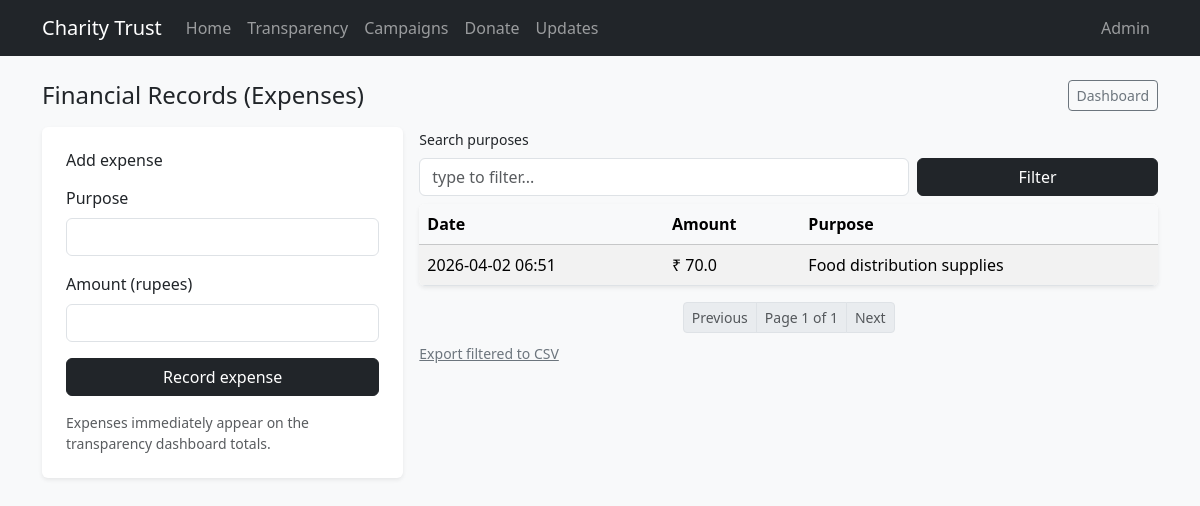
The page /admin/expenses (signed in) on the database its author committed.
### app/models.py (models this page shows)
class Base(DeclarativeBase):
    pass

class Transaction(Base):
    __tablename__ = "transactions"
    id: Mapped[int] = mapped_column(Integer, primary_key=True)
    type: Mapped[str] = mapped_column(String(16), nullable=False, index=True)  # income/expense
    amount_cents: Mapped[int] = mapped_column(Integer, nullable=False)
    purpose: Mapped[str] = mapped_column(String(300), nullable=False)
    campaign_id: Mapped[int] = mapped_column(ForeignKey("campaigns.id"), nullable=True, index=True)
    donation_id: Mapped[int] = mapped_column(ForeignKey("donations.id"), nullable=True, index=True)
    created_at: Mapped[datetime] = mapped_column(DateTime(timezone=True), default=datetime.utcnow, nullable=False)
    campaign: Mapped["Campaign"] = relationship("Campaign", lazy="selectin")
    donation: Mapped["Donation"] = relationship("Donation", lazy="selectin")

### app/routes/admin.py (the view)
@admin_bp.route("/expenses", methods=["GET"])
@admin_required
def expenses_list():
    db = get_db()
    page, page_size = _parse_page_params()
    q = (request.args.get("q") or "").strip()
    query = db.query(Transaction).filter(Transaction.type == "expense").order_by(Transaction.created_at.desc())
    if q:
        like = f"%{q}%"
        query = query.filter(Transaction.purpose.ilike(like))
    total_count = query.count()
    expenses = query.offset((page - 1) * page_size).limit(page_size).all()
    return render_template(
        "admin/expenses_list.html",
        expenses=expenses,
        page=page,
        page_size=page_size,
        total_count=total_count,
        q=q,
        cents_to_amount_str=cents_to_amount_str,
        format_datetime=format_datetime,
    )

### app/auth.py (called while the page is built)
def admin_required(view_func):
    @wraps(view_func)
    def wrapper(*args, **kwargs):
        if not session.get("admin_logged_in"):
            flash("Please login to access the admin panel.", "warning")
            return redirect(url_for("admin.login", next=requested_next_url()))
        return view_func(*args, **kwargs)
    def requested_next_url():
        from flask import request
        return request.args.get("next") or url_for("admin.dashboard")
    return wrapper

### app/db.py (called while the page is built)
def get_db():
    if SessionLocal is None:
        raise RuntimeError("Database session is not initialized. Call init_engine() first.")
    return SessionLocal

### app/routes/admin.py (called while the page is built)
def _parse_page_params():
    page = max(1, int(request.args.get("page", 1)))
    page_size = int(request.args.get("page_size", Config.DEFAULT_PAGE_SIZE))
    page_size = max(5, min(50, page_size))
    return page, page_size

### app/templates/admin/expenses_list.html (shortened to what this page needs)
{% extends "base.html" %}
{% block content %}
  <div class="d-flex align-items-center justify-content-between mb-3">
    <h1 class="h4 mb-0">Financial Records (Expenses)</h1>
    <a class="btn btn-outline-secondary btn-sm" href="{{ url_for('admin.dashboard') }}">Dashboard</a>
  </div>
  <div class="row g-3">
    <div class="col-lg-4">
      <div class="p-4 bg-white rounded shadow-sm">
        <h2 class="h6 mb-3">Add expense</h2>
        <form method="POST" action="{{ url_for('admin.expenses_create') }}">
          <div class="mb-3">
            <label class="form-label">Purpose</label>
            <input name="purpose" class="form-control" required minlength="3">
          </div>
          <div class="mb-3">
            <label class="form-label">Amount (rupees)</label>
            <input name="amount" type="number" class="form-control" required min="1" step="1">
          </div>
          <button class="btn btn-dark w-100" type="submit">Record expense</button>
        </form>
        <div class="text-muted small mt-3">
          Expenses immediately appear on the transparency dashboard totals.
        </div>
      </div>
    </div>
    <div class="col-lg-8">
      <form method="GET" class="row g-2 align-items-end mb-2">
        <div class="col-md-8">
          <label class="form-label small">Search purposes</label>
          <input name="q" class="form-control" placeholder="type to filter..." value="{{ q or '' }}">
        </div>
        <div class="col-md-4">
          <button class="btn btn-dark w-100" type="submit">Filter</button>
        </div>
      </form>
      <div class="table-responsive bg-white rounded shadow-sm">
        <table class="table table-striped table-hover mb-0 align-middle">
          <thead class="table-light">
            <tr>
              <th>Date</th>
              <th>Amount</th>
              <th>Purpose</th>
            </tr>
          </thead>
          <tbody>
            {% for t in expenses %}
              <tr>
                <td>{{ t.created_at.strftime('%Y-%m-%d %H:%M') }}</td>
                <td>₹ {{ t.amount_cents / 100 }}</td>
                <td>{{ t.purpose }}</td>
              </tr>
            {% else %}
              <tr><td colspan="3" class="text-muted">No expenses found.</td></tr>
            {% endfor %}
          </tbody>
        </table>
      </div>
      <div class="d-flex justify-content-center mt-3">
        <nav aria-label="Pagination">
          <ul class="pagination pagination-sm mb-0">
            {% set total_pages = (total_count + page_size - 1) // page_size %}
            <li class="page-item {% if page <= 1 %}disabled{% endif %}">
              <a class="page-link" href="{{ url_for('admin.expenses_list', page=page-1, page_size=page_size, q=q) }}">Previous</a>
            </li>
            <li class="page-item disabled">
              <span class="page-link">Page {{ page }} of {{ total_pages }}</span>
            </li>
            <li class="page-item {% if page >= total_pages %}disabled{% endif %}">
              <a class="page-link" href="{{ url_for('admin.expenses_list', page=page+1, page_size=page_size, q=q) }}">Next</a>
            </li>
          </ul>
        </nav>
      </div>
      <div class="mt-2">
        <a class="link-secondary small" href="{{ url_for('admin.transactions_export', type='expense', q=q) }}">Export filtered to CSV</a>
      </div>
    </div>
  </div>
{% endblock %}

### app/static/styles.css (style rules this page uses)
body { min-height: 100vh; }

### rows shown on the page
Transaction: created_at "2026-04-02 06:51", t.amount_cents/100 "70.0", purpose "Food distribution supplies"

### other values the page prints
{{ page }} "1"
{{ total_pages }} "1"
